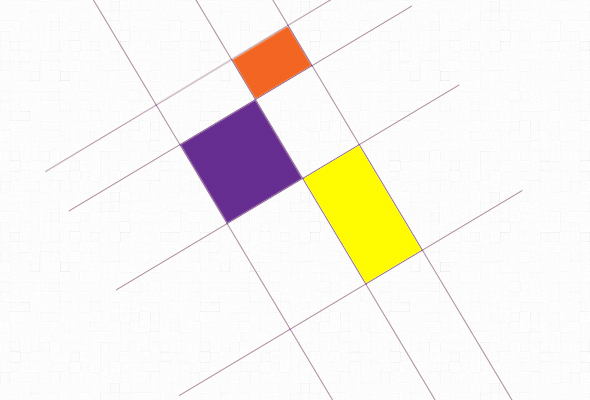
#> input picture rectangles/rectangles.jpg, 590 x 400 px
$ python rect_final.py
#> lines starting #> are read from the running program, lines starting #| are printed output that depends on the picture; after the words box and inside, x2 and y2 are one past the last pixel; in counts of white or black regions, pixels touching at a corner belong together
#> further down, image_rgb is the input picture: shape (400, 590, 3); mean R, G, B 246, 241.8, 236.2
### customFunctions.py
import matplotlib.pyplot as plt
import numpy as np
import scipy.signal as sp

def houghLines(edged,rho_res,theta_res,thresholdVotes,filterMultiple,thresholdPixels=0):

    rows, columns = edged.shape
    theta = np.linspace(-90.0, 0.0, np.ceil(90.0/theta_res) + 1.0)
    theta = np.concatenate((theta, -theta[len(theta)-2::-1]))

    #defining empty Matrix in Hough space, where x is for theta and y is x*cos(theta)+y*sin(theta)
    diagonal = np.sqrt((rows - 1)**2 + (columns - 1)**2)
    q = np.ceil(diagonal/rho_res)
    nrho = 2*q + 1
    rho = np.linspace(-q*rho_res, q*rho_res, nrho)
    houghMatrix = np.zeros((len(rho), len(theta)))

    #Here we populate houghMatrix
    for rowId in range(rows):                               #for each x in edged
        for colId in range(columns):                        #for each y in edged
          if edged[rowId, colId]>thresholdPixels:           #edged has values 0 or 255 in our case
            #for each theta we calculate rhoVal, then locate it in Hough space plane
            for thId in range(len(theta)):
              rhoVal = colId*np.cos(theta[thId]*np.pi/180.0) + \
                  rowId*np.sin(theta[thId]*np.pi/180)
              rhoIdx = np.nonzero(np.abs(rho-rhoVal) == np.min(np.abs(rho-rhoVal)))[0]
              houghMatrix[rhoIdx[0], thId] += 1


   #cluster and filter multiple dots in Houghs plane
    if filterMultiple>0:
        clusterDiameter=filterMultiple
        values=np.transpose(np.array(np.nonzero(houghMatrix>thresholdVotes)))
        filterArray=[]
        filterArray.append(0)
        totalArray=[]
        for i in range (0, len(values)):
            if i in filterArray[1::]:
                continue
            tempArray=[i]
            for j in range (i+1, len(values)):
                if j in filterArray[1::]:
                    continue
                for k in range (0, len(tempArray)):
                    if getLength(values[tempArray[k]],values[j])<clusterDiameter:
                        filterArray.append(j)
                        tempArray.append(j)
                        break
            totalArray.append(tempArray)

        #leave the highest value in each cluster
        for i in range (0, len(totalArray)):
             for j in range (0, len(totalArray[i])):
                 if j==0:
                     highest=houghMatrix[values[totalArray[i][j]][0],values[totalArray[i][j]][1]]
                     ii=i
                     jj=j
                 else:
                     if houghMatrix[values[totalArray[i][j]][0],values[totalArray[i][j]][1]]>=highest:
                         highest=houghMatrix[values[totalArray[i][j]][0],values[totalArray[i][j]][1]]
                         houghMatrix[values[totalArray[ii][jj]][0],values[totalArray[ii][jj]][1]]=0
                         ii=i
                         jj=j
                     else:
                         houghMatrix[values[totalArray[i][j]][0],values[totalArray[i][j]][1]]=0

    return (np.where(houghMatrix>thresholdVotes)[0]-q)*rho_res, theta[np.where(houghMatrix>thresholdVotes)[1]]*np.pi/180.0

def getLength(startPoint,secondPoint):
    ##Inputs:
    #startPoint - [x,y]
    #secondPoint - [x,y]

    ##Outputs:
    #lenv - length between two points

    v1x=secondPoint[0]-startPoint[0]
    v1y=secondPoint[1]-startPoint[1]
    lenv=np.sqrt(v1x*v1x+v1y*v1y)
    return lenv

# [81 lines left out: functions unique, reorderPoints, getAngle, not called in this run]

def plotHoughLines(rho,theta,image):

    a = np.cos(theta)
    b = np.sin(theta)
    x0 = a*rho
    y0 = b*rho

    fig2, ax1 = plt.subplots(ncols=1, nrows=1)
    ax1.imshow(image)

    for i in range (0, len(rho)):
        ax1.plot( [x0[i] + 1000*(-b[i]), x0[i] - 1000*(-b[i])],
                  [y0[i] + 1000*(a[i]), y0[i] - 1000*(a[i])],
                  'xb-',linewidth=3)

    ax1.set_ylim([image.shape[0],0])
    ax1.set_xlim([0,image.shape[1]])

    plt.show()

def rgb2gray(image_rgb):

    r, g, b = image_rgb[:,:,0], image_rgb[:,:,1], image_rgb[:,:,2]
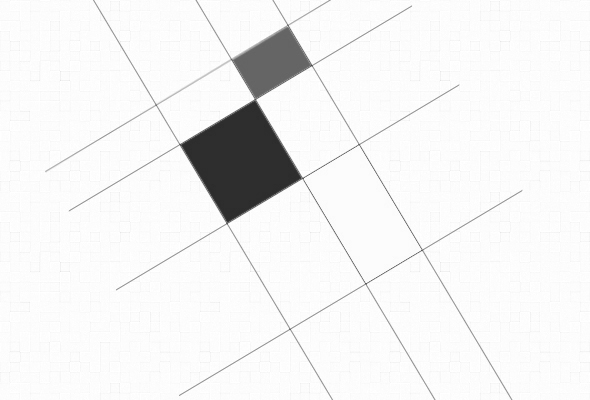
#> g: shape (400, 590); min 42, max 255, mean 241.8
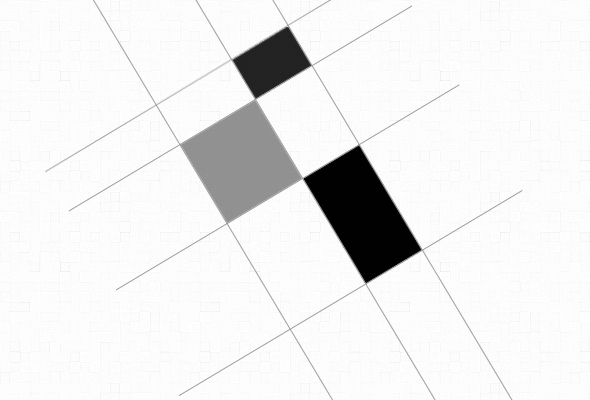
#> b: shape (400, 590); min 0, max 255, mean 236.2
    image_gray = np.round(0.2989 * r + 0.5870 * g + 0.1140 * b).astype(np.uint8)
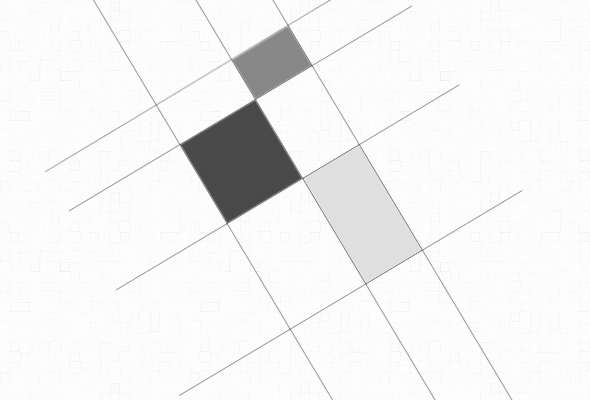
#> image_gray: shape (400, 590); min 72, max 255, mean 242.4

    return image_gray

def blurImage(image_gray):
    kernel = np.ones((2,2),np.float32)/4                     #Blurring kernel
    #We will skip first line and first column to keep it more simple, it's zeroed out anyway.
    #now for every pixel we change it with the average of 4 pixels(as the kernel): itself, pixel to left
    #pixel up, and pixel up-left. It drifts some edges one pixel to bottom-down, but it does not matter as
    #long as we use edged picture for the future work
    res=sp.convolve2d(image_gray,kernel,mode='same')

    return np.round(res).astype(np.uint8)

### rect_final.py
import matplotlib.pyplot as plt    #Used for plotting
import matplotlib.image as mpimg   #Used for image read
import cv2                         #Used for Canny only!
import numpy as np                 #Basic calculations library

import customFunctions             #We will define some functions ourselves

image_rgb = mpimg.imread('rectangles/rectangles.jpg')    #Reading image to array
image_gray = customFunctions.rgb2gray(image_rgb)         #Converting rgb to gray

image_gray = customFunctions.blurImage(image_gray)       #Blurring gray image with custom function similar to OpenCV.filter2d
                                                         #find it in paragraph Other Custom Functions Used
edged = cv2.Canny(image_gray, 30, 130)                   #Finding edges, This is the only place we use OpenCV
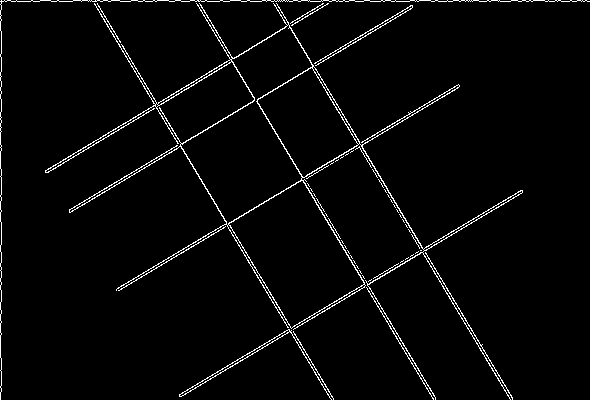
#> edged: shape (400, 590); 2.8% white in thin lines or dots

#Sometimes images have unnecessary lines at the edges and we don't whant to find them
##Zero out the border 5px
borderLen = 5                         #The width to zero out the borders, counted in pixels
lenx, leny = edged.shape
#> lenx = 400; leny = 590

edged[0:borderLen,0:leny] = 0
edged[lenx-borderLen:lenx,0:leny] = 0
#> edged: shape (400, 590); 2.6% white in thin lines or dots, all inside (x1, y1, x2, y2) = (0, 5, 523, 395)
edged[0:lenx,0:borderLen] = 0
#> edged: shape (400, 590); 2.4% white in thin lines or dots, all inside (x1, y1, x2, y2) = (45, 5, 523, 395)
edged[0:lenx,leny-borderLen:leny] = 0
plt.imshow(edged)                     #Take a look at the edged picture

##Save edged picture to jpg
fig, ax1 = plt.subplots(ncols=1, nrows=1, figsize=(8, 4))
ax1.set_axis_off()
ax1.imshow(edged, cmap="bone")
fig.savefig("Rectangles_edged.jpg")


rho,theta = customFunctions.houghLines(edged,
                                       rho_res=1,
                                       theta_res=1,
                                       thresholdVotes=30,
                                       filterMultiple=5,
                                       thresholdPixels=0)
#> after the loop in houghLines, `for rowId in range(rows):`:
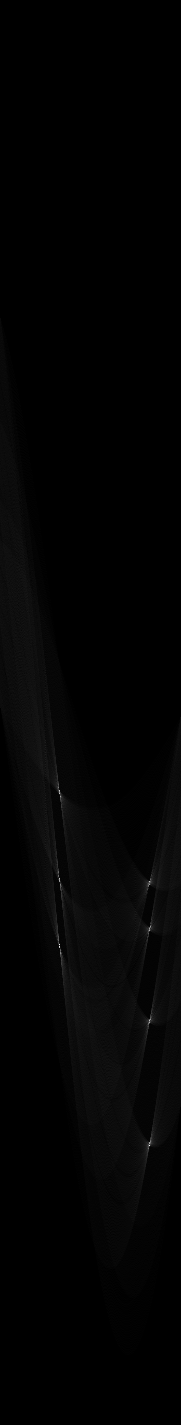
#> houghMatrix: shape (1425, 181) float64; min 0, max 317, mean 4; drawn with min black and max white
#> after the loop in houghLines, `for i in range (0, len(totalArray)):`:
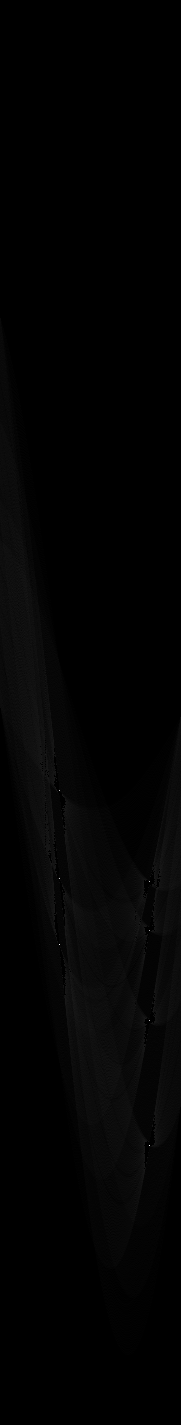
#> houghMatrix: shape (1425, 181) float64; 0.47% of pixels changed, all inside (x1, y1, x2, y2) = (40, 740, 161, 1169); drawn with min black and max white


customFunctions.plotHoughLines(rho,theta,image_rgb)
#> the loop in plotHoughLines, `for i in range (0, len(rho)):` made 29 passes
#> in plotHoughLines, `plt.show()`:
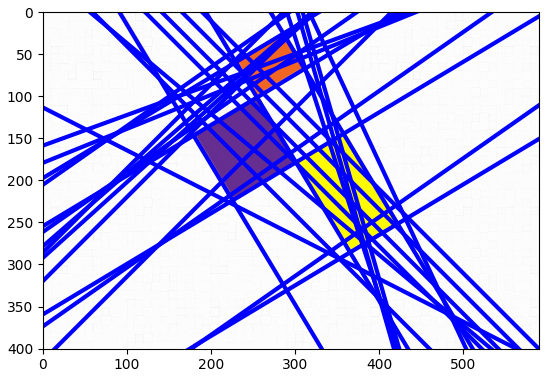
#> figure drawn by matplotlib, 1 panel

##Parameters for finding parallel lines
theta2=theta+np.pi/2
theta3=theta-np.pi/2
difference=np.pi/90
differenceRho=2

#find parallel pairs
accumParallel=[]
for i in range (0, len(theta)):
    for j in range (i+1, len(theta)):
        if theta[j]>(theta[i]-difference) and theta[j]<(theta[i]+difference):
             if rho[j]<(rho[i]-differenceRho) or rho[j]>(rho[i]+differenceRho):
                accumParallel.append([i,j])
#> this loop made 29 passes

fourLines=[]

#find perpendicular pairs for parallel pairs
for i in range (0, len(accumParallel)):
    for j in range (1, len(accumParallel)):
        if     (theta2[accumParallel[j][0]]>(theta[accumParallel[i][0]]-difference) and theta2[accumParallel[j][0]]<(theta[accumParallel[i][0]]+difference)) \
            or (theta2[accumParallel[j][1]]>(theta[accumParallel[i][0]]-difference) and theta2[accumParallel[j][1]]<(theta[accumParallel[i][0]]+difference)) \
            or (theta2[accumParallel[j][0]]>(theta[accumParallel[i][1]]-difference) and theta2[accumParallel[j][0]]<(theta[accumParallel[i][1]]+difference)) \
            or (theta2[accumParallel[j][1]]>(theta[accumParallel[i][1]]-difference) and theta2[accumParallel[j][1]]<(theta[accumParallel[i][1]]+difference)) \
            or (theta3[accumParallel[j][0]]>(theta[accumParallel[i][0]]-difference) and theta3[accumParallel[j][0]]<(theta[accumParallel[i][0]]+difference)) \
            or (theta3[accumParallel[j][1]]>(theta[accumParallel[i][0]]-difference) and theta3[accumParallel[j][1]]<(theta[accumParallel[i][0]]+difference)) \
            or (theta3[accumParallel[j][0]]>(theta[accumParallel[i][1]]-difference) and theta3[accumParallel[j][0]]<(theta[accumParallel[i][1]]+difference)) \
            or (theta3[accumParallel[j][1]]>(theta[accumParallel[i][1]]-difference) and theta3[accumParallel[j][1]]<(theta[accumParallel[i][1]]+difference)):
#> (the run stopped early here; a loop or call above may not have finished)
